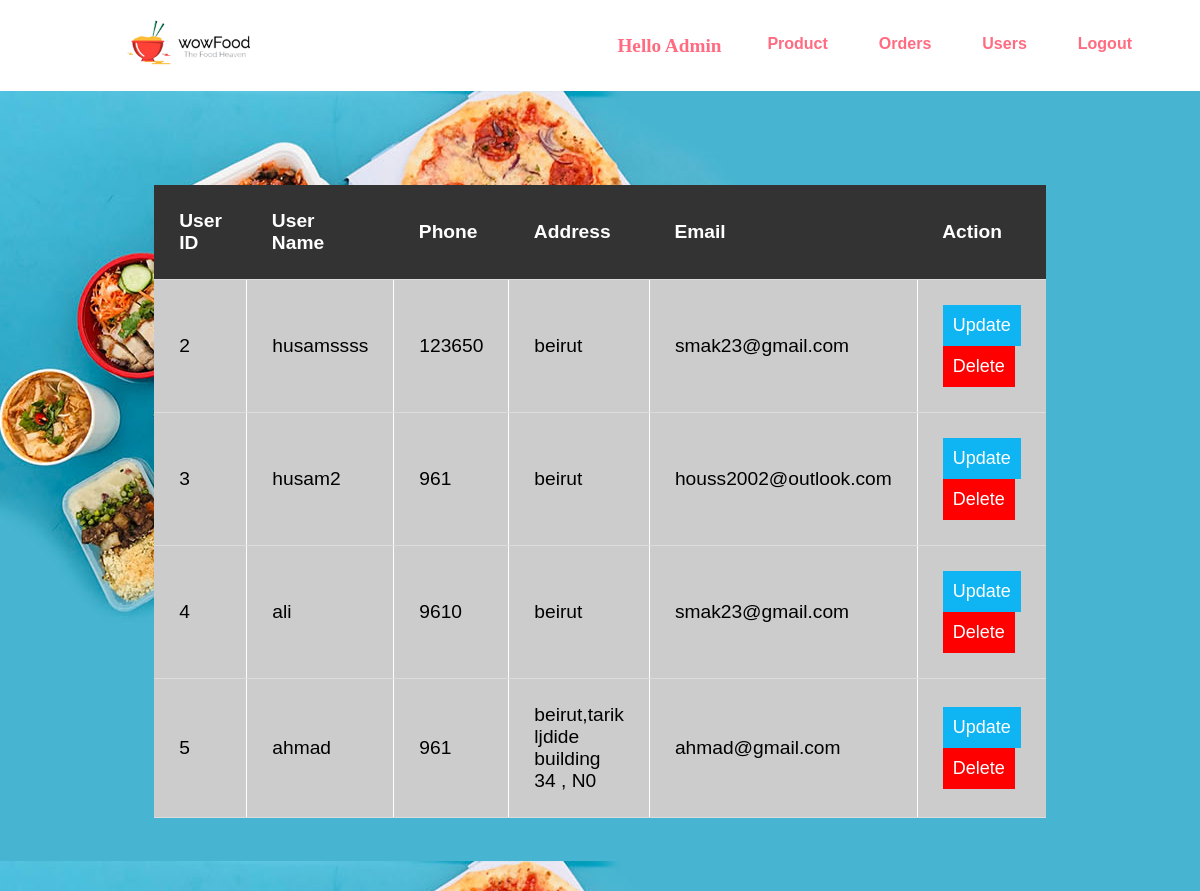
Screenshot of /updateUser.php with the database file from the repository.
### tables this page shows
CREATE TABLE `user` (
  `id` int(255) NOT NULL,
  `fullName` varchar(100) NOT NULL,
  `password` varchar(255) NOT NULL,
  `email` varchar(100) NOT NULL,
  `address` varchar(255) NOT NULL,
  `phone` int(50) NOT NULL
);

### updateUser.php (the view, shortened to what this page needs)
<?php
require('db_connect.php');
?>
<!DOCTYPE html>
<html lang="en">
<head>
  <link rel="stylesheet" href="orderUpdate.css">
</head>
<body>
  <nav>
    <div class="logo"><img src="images/logo.png" alt="" style="height: 45px;"></div>
    <ul class="nav-list">
        <li class="nav-item" style="font-family: Brush Script MT, Brush Script Std, cursive	; color:#ff6b81;font-weight:bolder;font-size:larger ">Hello Admin</li>
        <li class="nav-item"><a href="admin.php" class="nav-link">Product</a></li>
        <li class="nav-item"><a href="orderUpdate.php" class="nav-link">Orders</a></li>
        <li class="nav-item"><a href="updateUser.php" class="nav-link">Users</a></li>
        <li class="nav-item"><a href="admin_logout.php" class="nav-link">Logout</a></li>
    </ul>
  </nav>
    <section id="tbl">
  <table>
    <thead>
      <tr>
        <th>User ID</th>
        <th>User Name</th>
        <th>Phone</th>
        <th>Address</th>
        <th>Email</th>
        <th>Action</th>
      </tr>
    </thead>
    <tbody>
    <?php
        $sql="SELECT * from user";
        $result=$conn->query($sql);
        if($result){
        while($row=mysqli_fetch_assoc($result)){
            $user_id = $row['id'];
            $user_name = $row['fullName'];
            $user_email = $row['email'];
            $user_address = $row['address'];
            $user_phone = $row['phone'];
            echo '
            <tr>
            <td>'.$user_id.'</td>
            <td>'.$user_name.'</td>
            <td>'.$user_phone.'</td>
            <td>'.$user_address.'</td>
            <td>'.$user_email.'</td>
            <td>
            <button class="btn" style=" border:none; background-color: #0eb5f2; padding:10px;"><a href="edit_user.php?user_id='.$user_id.'" style="color: white; text-decoration:none;font-size:large;">Update</a></button>
            <form action="" method="post">
            <input type="hidden" name="user_id" value="'.$user_id.'">
            <button  type ="submit" class="btn" style="border :none; background-color: red; padding:10px;font-size:large; color:white; ">Delete</button>
            </form>
            </td>
          </tr>
            ';
          }
        }
      ?>
    </tbody>
  </table>
</section>
</body>
</html>

### orderUpdate.css (style rules this page uses)
body { margin: 0; font-family: Arial, sans-serif; }
#tbl { display: flex; align-items: center; justify-content: center; margin: 0; width: auto; background-image: url(./images/bg.jpg); min-height: 100vh; overflow-y: auto; }
table { width: 70%; border-collapse: collapse; margin-top: 20px; }
table th, td { padding: 25px; text-align: left; border-bottom: 1px solid #ddd; font-size: larger; height: auto; width: auto; }
th { background-color: #333; color: white; }
tr { background-color: #ccc; }
td:not(:last-child) { border-right: 1px solid #fff; }
nav { background-color: white; padding: 20px; display: flex; justify-content: space-between; align-items: center; }
.logo { color: #fff; font-size: 24px; text-decoration: none; font-weight: bold; margin-left: 9%; }
.nav-list { margin-right: 100px; list-style: none; margin: 0; padding: 0; display: flex; }
.nav-item { margin-right: 40px; padding: 3px; }
.nav-link { color: #ff6b81; text-decoration: none; font-weight: bold; margin-right: 5px; }
button { cursor: pointer; }

### rows the page displays
user: id "2", fullName "husamssss", phone "123650", address "beirut", email "smak23@gmail.com"
user: id "3", fullName "husam2", phone "961", address "beirut", email "houss2002@outlook.com"
user: id "4", fullName "ali", phone "9610", address "beirut", email "smak23@gmail.com"
user: id "5", fullName "ahmad", phone "961", address "beirut,tarik ljdide building 34 , N0", email "ahmad@gmail.com"
